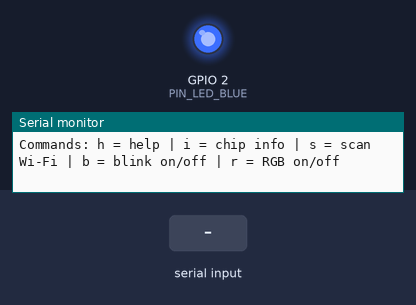
Bench run of a program on a simulated ESP32. On the bench: output pins drawn as LEDs (lit = HIGH), the last lines printed to the serial monitor. The inputs (shaded band) are chosen by the test bench. A WiFi scan finds three made-up networks.

Above: at 3.7 s.
3.8 s: "b\n" received over Serial
At 4.4 s:
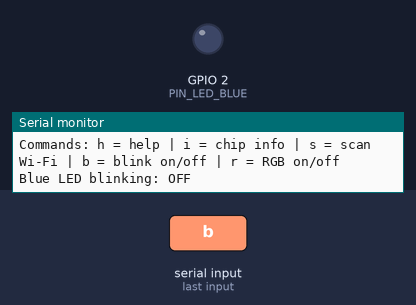
5.3 s: "IO2\n" received over Serial
6.8 s: "r\n" received over Serial
Timing chart, 0 to 9.8 s (numbered marks = the images above; inputs shaded):
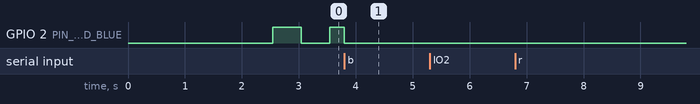

The program:

main.cpp
```cpp
// =============================================================================
// T01 - ESP32 board bring-up
// -----------------------------------------------------------------------------
// Goal: prove the board, the USB cable, the PC driver and the toolchain work.
//   1. Blue LED (GPIO 2) blinks            -> the program is running
//   2. RGB LED (GPIO 16) cycles colours    -> the on-board WS2812 works
//   3. Chip info is printed                -> serial monitor works
//   4. Wi-Fi networks are listed           -> the radio works
//
// Wiring: NONE. Only the USB-C cable to the PC.
//
// Serial monitor commands (type the letter, press Enter):
//   h = help   i = chip info   s = scan Wi-Fi   b = blink on/off   r = RGB on/off
// =============================================================================

#include <Arduino.h>
#include <WiFi.h>

// ---- Pins (from the Freenove pinout PDF) ------------------------------------
constexpr uint8_t PIN_LED_BLUE = 2;    // on-board LED marked "IO2"
constexpr uint8_t PIN_LED_RGB  = 16;   // on-board WS2812 RGB LED marked "16"

// ---- Timing -----------------------------------------------------------------
constexpr uint32_t BLINK_INTERVAL_MS = 500;   // blue LED toggles every 0.5 s
constexpr uint32_t RGB_INTERVAL_MS   = 1000;  // RGB LED changes colour every 1 s
constexpr uint8_t  RGB_LEVEL         = 20;    // 0..255, kept low (it is very bright)
                                       // (not named RGB_BRIGHTNESS: the ESP32 core already
                                       //  defines a macro with that name -> compile error)

// ---- State ------------------------------------------------------------------
bool blinkEnabled = true;
bool rgbEnabled   = true;
bool blueLedOn    = false;
uint8_t rgbStep   = 0;                 // 0 = red, 1 = green, 2 = blue, 3 = off

uint32_t lastBlinkMs = 0;
uint32_t lastRgbMs   = 0;

// -----------------------------------------------------------------------------
void printHelp() {
  Serial.println();
  Serial.println(F("Commands: h = help | i = chip info | s = scan Wi-Fi | "
                   "b = blink on/off | r = RGB on/off"));
}

void printChipInfo() {
  Serial.println();
  Serial.println(F("----- Chip information -----"));
  Serial.printf("Chip model     : %s (revision %d)\n", ESP.getChipModel(), ESP.getChipRevision());
  Serial.printf("CPU cores      : %d @ %lu MHz\n", ESP.getChipCores(), (unsigned long)ESP.getCpuFreqMHz());
  Serial.printf("Flash size     : %lu MB\n", (unsigned long)(ESP.getFlashChipSize() / (1024 * 1024)));
  Serial.printf("Free heap (RAM): %lu bytes\n", (unsigned long)ESP.getFreeHeap());
  Serial.printf("Wi-Fi MAC      : %s\n", WiFi.macAddress().c_str());
  Serial.printf("SDK version    : %s\n", ESP.getSdkVersion());
  Serial.println(F("----------------------------"));
}

void scanWifi() {
  Serial.println();
  Serial.println(F("Scanning Wi-Fi (takes ~3 s)..."));
  int count = WiFi.scanNetworks();     // blocking: waits until the scan is done

  if (count <= 0) {
    Serial.println(F("No networks found. (Try near a router or phone hotspot.)"));
  } else {
    Serial.printf("Found %d network(s):\n", count);
    for (int i = 0; i < count; i++) {
      // RSSI = signal strength in dBm: -40 is excellent, -80 is weak
      Serial.printf("  %2d) %-32s  %4d dBm  channel %2d\n",
                    i + 1, WiFi.SSID(i).c_str(), WiFi.RSSI(i), WiFi.channel(i));
    }
  }
  WiFi.scanDelete();                   // free the memory used by the results
}

void setRgb(uint8_t step) {
  // neopixelWrite(pin, red, green, blue) is built into Arduino-ESP32 2.0.x
  switch (step) {
    case 0:  neopixelWrite(PIN_LED_RGB, RGB_LEVEL, 0, 0); break;   // red
    case 1:  neopixelWrite(PIN_LED_RGB, 0, RGB_LEVEL, 0); break;   // green
    case 2:  neopixelWrite(PIN_LED_RGB, 0, 0, RGB_LEVEL); break;   // blue
    default: neopixelWrite(PIN_LED_RGB, 0, 0, 0);              break;   // off
  }
}

void handleSerialCommand() {
  if (!Serial.available()) return;

  char c = (char)Serial.read();
  switch (c) {
    case 'h': printHelp();     break;
    case 'i': printChipInfo(); break;
    case 's': scanWifi();      break;
    case 'b':
      blinkEnabled = !blinkEnabled;
      if (!blinkEnabled) digitalWrite(PIN_LED_BLUE, LOW);
      Serial.printf("\nBlue LED blinking: %s\n", blinkEnabled ? "ON" : "OFF");
      break;
    case 'r':
      rgbEnabled = !rgbEnabled;
      if (!rgbEnabled) setRgb(3);
      Serial.printf("\nRGB LED cycling: %s\n", rgbEnabled ? "ON" : "OFF");
      break;
    case '\r':
    case '\n':
      break;                           // ignore the Enter key itself
    default:
      Serial.printf("\nUnknown command '%c'. ", c);
      printHelp();
      break;
  }
}

// -----------------------------------------------------------------------------
void setup() {
  Serial.begin(115200);
  delay(500);                          // give the serial monitor time to connect

  pinMode(PIN_LED_BLUE, OUTPUT);
  digitalWrite(PIN_LED_BLUE, LOW);
  setRgb(3);                           // RGB off at start

  WiFi.mode(WIFI_STA);                 // station mode: needed for scanning
  WiFi.disconnect();                   // we only scan, we do not connect

  Serial.println();
  Serial.println(F("=== T01 ESP32 board bring-up ==="));
  printChipInfo();
  scanWifi();
  printHelp();
}

void loop() {
  uint32_t now = millis();

  // Non-blocking blink: act only when enough time has passed.
  // (No delay() here, so the board can still react to serial commands.)
  if (blinkEnabled && now - lastBlinkMs >= BLINK_INTERVAL_MS) {
    lastBlinkMs = now;
    blueLedOn = !blueLedOn;
    digitalWrite(PIN_LED_BLUE, blueLedOn ? HIGH : LOW);
  }

  if (rgbEnabled && now - lastRgbMs >= RGB_INTERVAL_MS) {
    lastRgbMs = now;
    setRgb(rgbStep);
    rgbStep = (rgbStep + 1) % 4;
  }

  handleSerialCommand();
}
```
